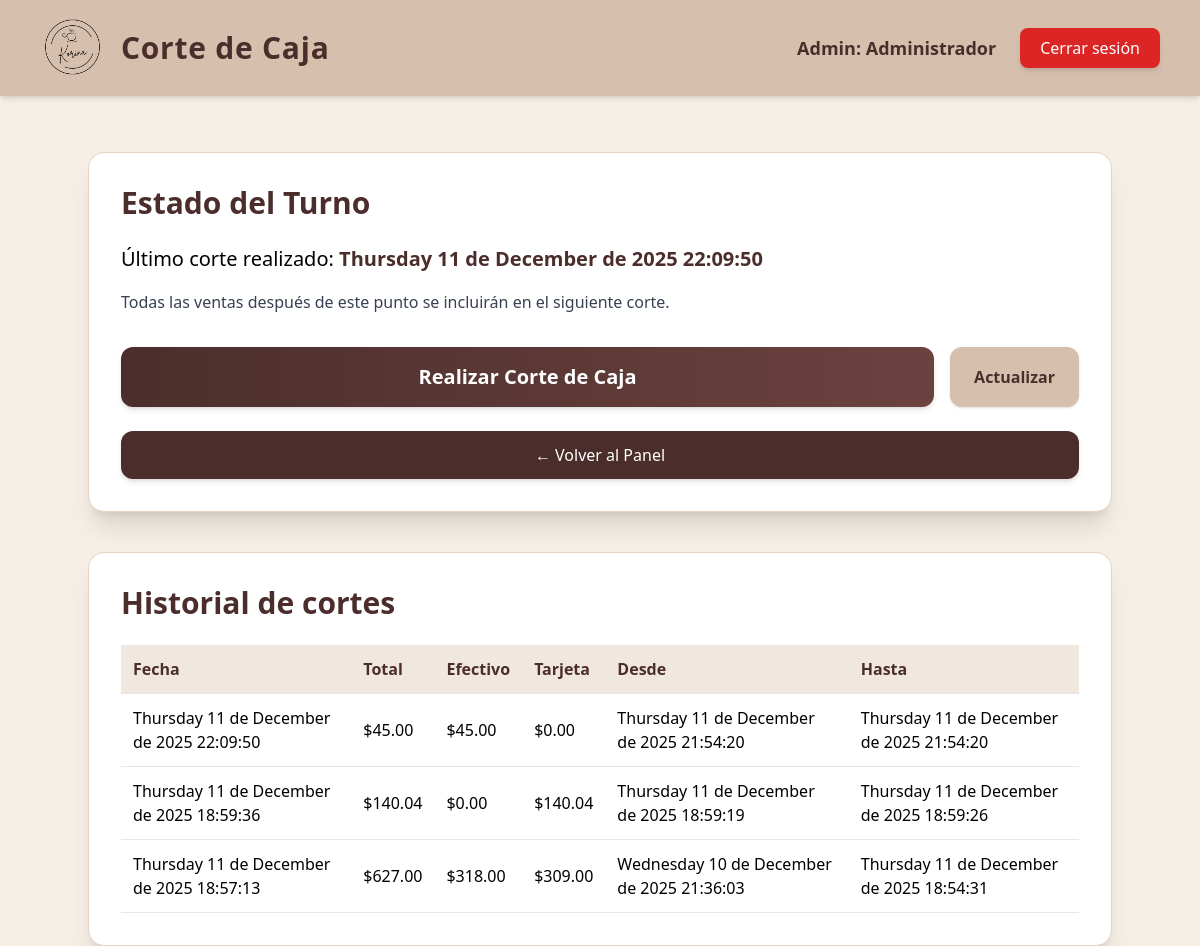
/admin/corte/index.php (signed in), run on the app's committed database.
### tables this page shows
CREATE TABLE `cortes_caja` (
  `id` int(11) NOT NULL,
  `fecha` datetime DEFAULT current_timestamp(),
  `usuario_id` int(11) NOT NULL,
  `total_ventas` decimal(10,2) NOT NULL,
  `total_efectivo` decimal(10,2) NOT NULL,
  `total_tarjeta` decimal(10,2) NOT NULL,
  `ventas_desde` datetime NOT NULL,
  `ventas_hasta` datetime NOT NULL
);

### admin/corte/index.php (the view, shortened to what this page needs)
<?php
include "../../back/conexion.php";
function formatearFechaBonita($fechaRaw) {
    $ts = strtotime($fechaRaw);
    return strftime("%A %d de %B de %Y %H:%M:%S", $ts);
}
$usuario_id = $_SESSION["id"];
$sql = $conexion->prepare("
    SELECT fecha FROM cortes_caja
    WHERE usuario_id = ?
    ORDER BY fecha DESC
    LIMIT 1
");
$sql->bind_param("i", $usuario_id);
$sql->execute();
$res = $sql->get_result()->fetch_assoc();
$ultima_fecha = $res ? $res["fecha"] : null;
$sqlHist = $conexion->prepare("
    SELECT * FROM cortes_caja
    WHERE usuario_id = ?
    ORDER BY fecha DESC
");
$sqlHist->bind_param("i", $usuario_id);
$sqlHist->execute();
$historial = $sqlHist->get_result();
?>
<!DOCTYPE html>
<html>
<head>
<script src="https://cdn.tailwindcss.com"></script>
</head>
<body class="bg-[#f5efe6] min-h-screen">
<header class="bg-[#d7bfae] shadow-md py-4">
    <div class="max-w-6xl mx-auto flex justify-between items-center px-4">
        <div class="flex items-center gap-4">
            <img src="/korina-pos/front/imagenes/logo.png" class="h-16" />
            <h1 class="text-3xl font-extrabold text-[#4b2e2b] tracking-wide">
                Corte de Caja
            </h1>
        </div>
        <div class="flex items-center gap-6">
            <span class="text-lg font-semibold text-[#4b2e2b]">
                Admin: <b><?php echo $_SESSION["nombre"]; ?></b>
            </span>
            <a href="../../back/logout.php"
               class="bg-red-600 text-white px-5 py-2 rounded-lg hover:bg-red-700 shadow-md transition">
                Cerrar sesión
            </a>
        </div>
    </div>
</header>
<main class="max-w-5xl mx-auto mt-14 space-y-10">
    <section class="bg-white p-8 rounded-2xl shadow-xl border border-[#e5d3c5]">
        <h2 class="text-3xl font-bold text-[#4b2e2b] mb-6">Estado del Turno</h2>
        <p class="text-xl mb-4">
            Último corte realizado:
            <span class="font-bold text-[#4b2e2b]">
                <?php echo formatearFechaBonita($ultima_fecha); ?>
            </span>
        </p>
        <p class="text-gray-700 leading-relaxed">
            Todas las ventas después de este punto se incluirán en el siguiente corte.
        </p>
        <div class="mt-8 flex gap-4">
            <form action="procesar.php" method="POST" class="w-full">
                <button
                    class="w-full bg-gradient-to-r from-[#4b2e2b] to-[#6b423f] text-white py-4 rounded-xl text-xl font-semibold shadow-md hover:scale-105 hover:brightness-110 transition">
                    Realizar Corte de Caja
                </button>
            </form>
            <button onclick="location.reload()"
                class="bg-[#d7bfae] text-[#4b2e2b] px-6 py-4 rounded-xl font-semibold shadow hover:bg-[#c9ad99] transition">
                Actualizar
            </button>
        </div>
        <a href="../dashboard.php"
            class="block text-center bg-[#4b2e2b] text-white px-5 py-3 rounded-xl mt-6 hover:bg-[#6b423f] transition shadow-md">
            ← Volver al Panel
        </a>
    </section>
    <section class="bg-white p-8 rounded-2xl shadow-xl border border-[#e5d3c5]">
        <h2 class="text-3xl font-bold text-[#4b2e2b] mb-6">Historial de cortes</h2>
        <?php if ($historial->num_rows == 0): ?>
            <script>
                Swal.fire({
                    icon: "info",
                    title: "Sin registros",
                    text: "Todavía no has realizado ningún corte de caja.",
                    confirmButtonColor: "#6b423f"
                });
            </script>
            <p class="text-gray-600 text-lg italic">No hay cortes registrados.</p>
        <?php else: ?>
        <table class="w-full text-left">
            <thead>
                <tr class="bg-[#f0e7df] text-[#4b2e2b] font-bold border-b">
                    <th class="p-3">Fecha</th>
                    <th class="p-3">Total</th>
                    <th class="p-3">Efectivo</th>
                    <th class="p-3">Tarjeta</th>
                    <th class="p-3">Desde</th>
                    <th class="p-3">Hasta</th>
                </tr>
            </thead>
            <tbody>
                <?php while ($c = $historial->fetch_assoc()) { ?>
                <tr class="border-b hover:bg-[#faf4ed] transition">
                    <td class="p-3"><?php echo formatearFechaBonita($c["fecha"]); ?></td>
                    <td class="p-3">$<?php echo number_format($c["total_ventas"], 2); ?></td>
                    <td class="p-3">$<?php echo number_format($c["total_efectivo"], 2); ?></td>
                    <td class="p-3">$<?php echo number_format($c["total_tarjeta"], 2); ?></td>
                    <td class="p-3"><?php echo formatearFechaBonita($c["ventas_desde"]); ?></td>
                    <td class="p-3"><?php echo formatearFechaBonita($c["ventas_hasta"]); ?></td>
                </tr>
                <?php } ?>
            </tbody>
        </table>
        <?php endif; ?>
    </section>
</main>
</body>
</html>

### data on the page
cortes_caja: fecha "Thursday 11 de December de 2025 22:09:50", total_ventas "45.00", total_efectivo "45.00", total_tarjeta "0.00", ventas_desde "Thursday 11 de December de 2025 21:54:20", ventas_hasta "Thursday 11 de December de 2025 21:54:20"
cortes_caja: fecha "Thursday 11 de December de 2025 18:59:36", total_ventas "140.04", total_efectivo "0.00", total_tarjeta "140.04", ventas_desde "Thursday 11 de December de 2025 18:59:19", ventas_hasta "Thursday 11 de December de 2025 18:59:26"
cortes_caja: fecha "Thursday 11 de December de 2025 18:57:13", total_ventas "627.00", total_efectivo "318.00", total_tarjeta "309.00", ventas_desde "Wednesday 10 de December de 2025 21:36:03", ventas_hasta "Thursday 11 de December de 2025 18:54:31"

### other printed values
$_SESSION["nombre"] "Administrador"
